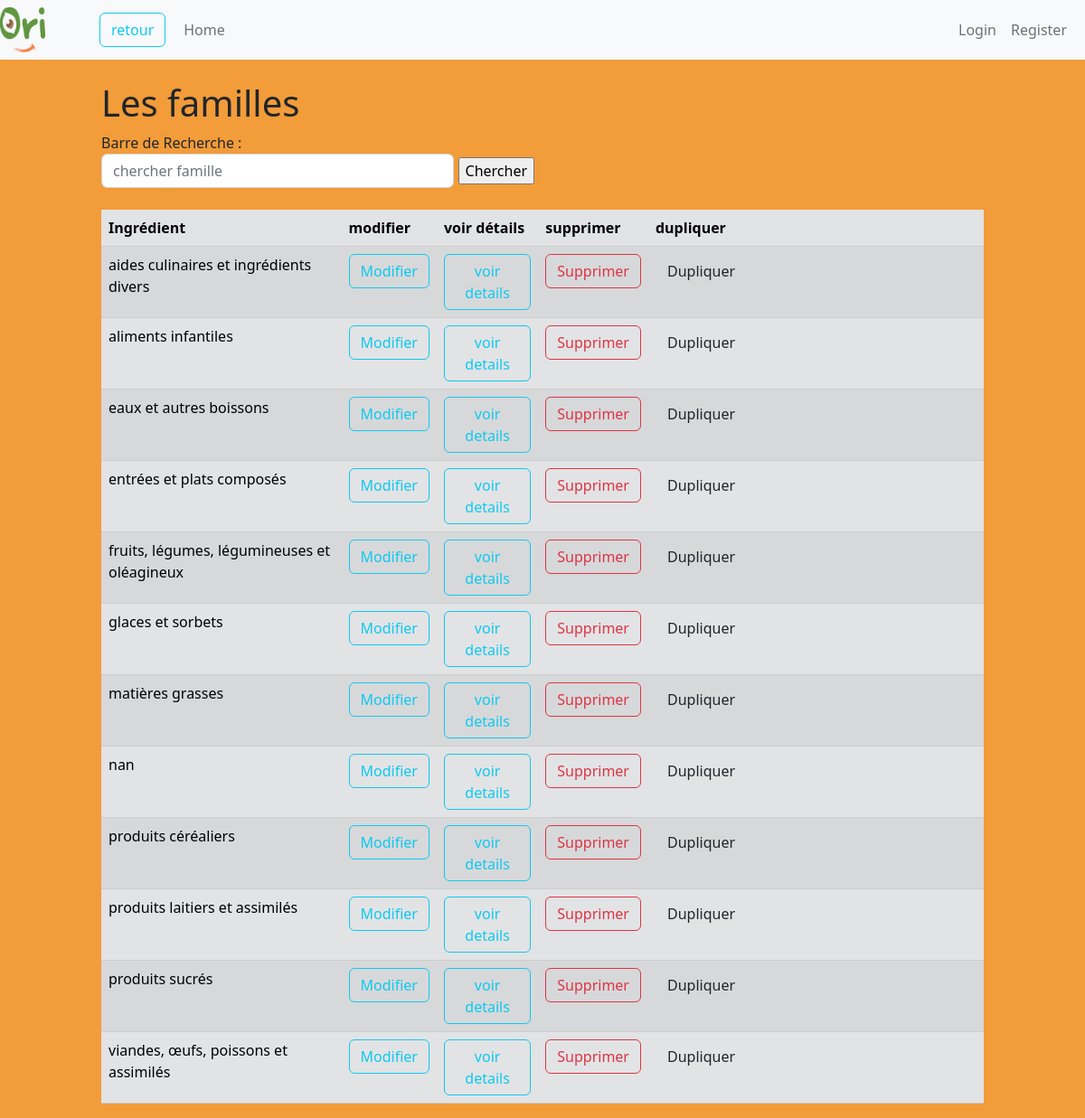
Screenshot of /familles/ with the database file from the repository.
### recipe/models.py (models this page shows, shortened)
class Famille(models.Model):
    name = models.CharField(max_length=1000)

### recipe/views.py (the view, shortened to what this page needs)
# urls.py: path('familles/', views.Famille_view, name="familles-recipe"),
def Famille_view(request):
    if request.method == 'GET':
        familles = models.Famille.objects.all().order_by('name')
        context = {'familles': familles, 'familles_list':familles}
        return render(request, 'familles/familles.html', context)

### recipe/templates/familles/familles.html (shortened to what this page needs)
{% extends 'recipe/base.html' %}
{%block back%}
{%url "recipe-home" %}
{%endblock back%}
    {% block content %}
    <h1> Les familles </h1>
    <form action="" method="post">
        Barre de Recherche :
        <div>
            <input class="form-control" list ="famille_list" type="text" id='search_item' placeholder='chercher famille' aria-label='search' name='search' style='width:40%; display: inline-block'>
            <input class="btn-secondary" id="search_button" type="submit" name="search_button" value="Chercher" style="display: inline-block">
        </div>
        <br>
    </form>
    <div class="table-responsive-sm">
                <table class="table table-striped table-secondary">
                    <thead>
                        <tr>
                            <th scope="col"> Ingrédient </th>
                            <th scope="col"> modifier </th>
                            <th scope="col"> voir détails </th>
                            <th scope="col"> supprimer</th>
                            <th scope="col"> dupliquer</th>
                        </tr>
                    </thead>
                    <tbody>
    {% for famille in familles %}
    <tr>
                <td> {{famille.name}} </td>
                <td> <a class="btn btn-outline-info" href="{% url 'familles-update' famille.id %}">Modifier</a></td>
                <td> <a class="btn btn-outline-info" href="{% url 'famille-ingredients' famille.id %}">voir details</a></td>
                <td> <a class="btn btn-outline-danger" href="{% url 'familles-delete' famille.id %}">Supprimer</a>  </td>
                <td>
                    <form action="" method="post">
                        <input class="btn" id="submit_button" type="submit" name="submit_id" value="Dupliquer">
                    </form>
        </td>
    </tr>
    {%endfor%}
                    </tbody>
                </table>
    {% endblock content%}

### recipe/templates/recipe/base.html (style rules this page uses)
body { background-color: rgba(239, 127, 0, 0.774); }

### rows the page displays
Famille: name "aides culinaires et ingrédients divers"
Famille: name "aliments infantiles"
Famille: name "eaux et autres boissons"
Famille: name "entrées et plats composés"
Famille: name "fruits, légumes, légumineuses et oléagineux"
Famille: name "glaces et sorbets"
Famille: name "matières grasses"
Famille: name "nan"
Famille: name "produits céréaliers"
Famille: name "produits laitiers et assimilés"
Famille: name "produits sucrés"
Famille: name "viandes, œufs, poissons et assimilés"
